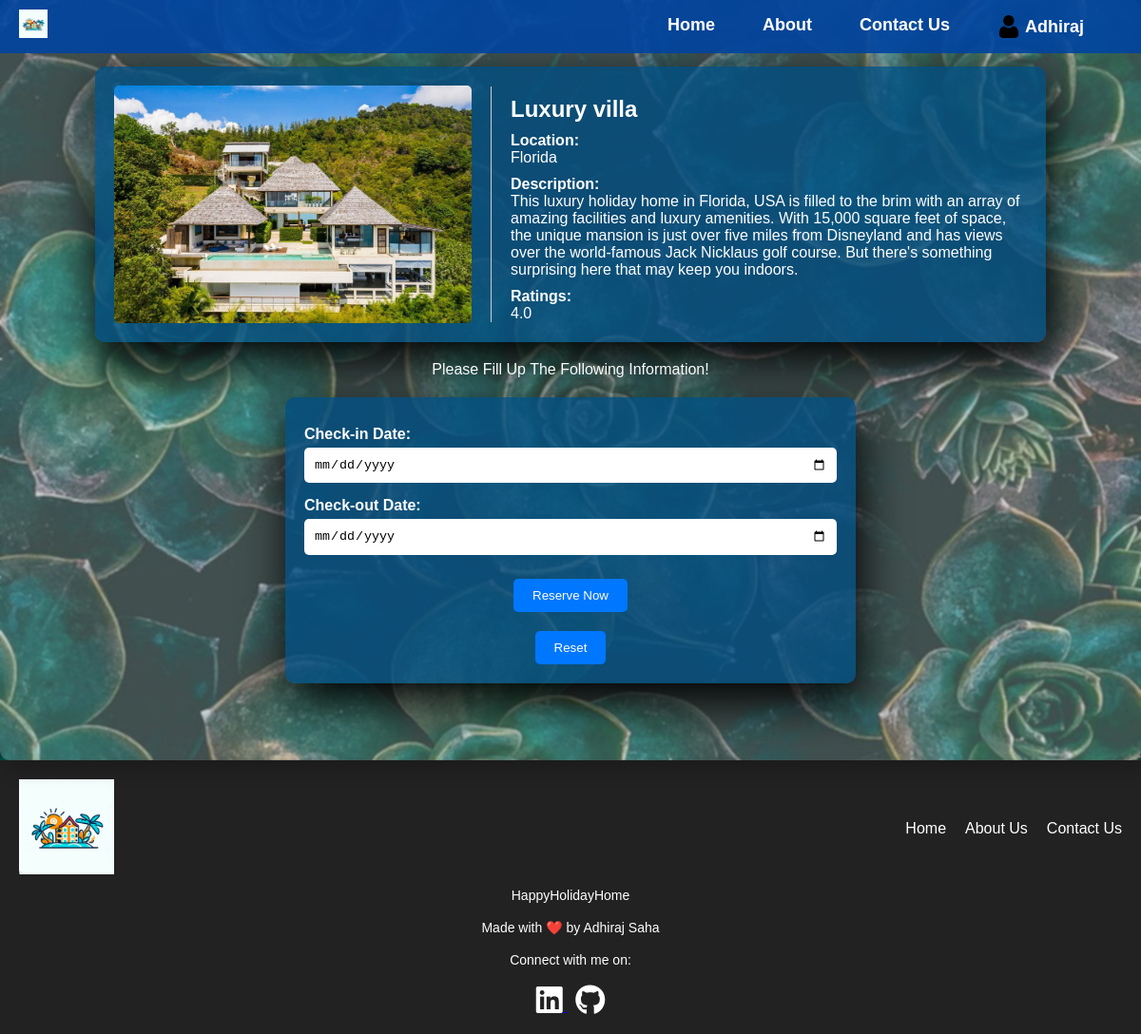
Page /users/reserve.php?home_id=1 (signed in) on the committed database.
### tables this page shows
CREATE TABLE `holiday_homes` (
  `home_id` int(255) NOT NULL,
  `name` varchar(255) NOT NULL,
  `location` varchar(255) NOT NULL,
  `availability_status` varchar(255) NOT NULL,
  `description` text NOT NULL,
  `rating` decimal(10,1) NOT NULL,
  `image_path` varchar(255) NOT NULL,
  `price` decimal(10,2) NOT NULL
);

### users/reserve.php (the view, shortened to what this page needs)
<?php
include("../inc/db.php");
$reservationError = "";
$selectedHome = null;
if (isset($_GET['home_id'])) {
    $homeId = $_GET['home_id'];
    $query = "SELECT * FROM holiday_homes WHERE home_id = $homeId";
    $result = $con->query($query);
    if ($result && $result->num_rows > 0) {
        $selectedHome = $result->fetch_assoc();
    } else {
        $reservationError = "Selected home not found.";
    }
}
$checkIn = isset($_GET['checkIn']) ? $_GET['checkIn'] : "";
$checkOut = isset($_GET['checkOut']) ? $_GET['checkOut'] : "";
?>
<!DOCTYPE html>
<html lang="en">
<head>
    <link rel="stylesheet" href="https://cdnjs.cloudflare.com/ajax/libs/font-awesome/6.0.0-beta3/css/all.min.css">
    <link rel="stylesheet" href="../assets/css/reserve.css">
    <link rel="stylesheet" href="../assets/css/header.css">
    <link rel="stylesheet" href="../assets/css/footer.css">
    <link rel="stylesheet" href="../assets/css/responsive.css">
</head>
<body>
    <?php include("../inc/header.php"); ?>
    <div class="container">
    <?php
    if ($selectedHome) {
        echo "<div class='holiday-home'>";
        echo "<img src='{$selectedHome['image_path']}' alt='{$selectedHome['name']}' class='home-image'>";
        echo "<div class='holiday-details'>";
        echo "<h2>{$selectedHome['name']}</h2>";
        echo "<p class='label'>Location:</p>";
        echo "<p>{$selectedHome['location']}</p>";
        echo "<p class='label'>Description:</p>";
        echo "<p>{$selectedHome['description']}</p>";
        echo "<p class='label'>Ratings:</p>";
        echo "<p>{$selectedHome['rating']}</p>";
        echo "</div>";
        echo "</div>";
        echo "<p class='success'>Please Fill Up The Following Information!</p>";
        echo "<form method='post' action=''>";
        echo "<label for='checkIn'>Check-in Date:</label>";
        echo "<input type='date' name='checkIn' required value='$checkIn'>";
        echo "<label for='checkOut'>Check-out Date:</label>";
        echo "<input type='date' name='checkOut' required value='$checkOut'>";
        echo "<button type='submit' class='btn'>Reserve Now</button>";
        echo "<button type='reset' class='btn'>Reset</button>";
        echo "</form>";
    } elseif ($reservationError) {
        echo "<p class='error'>$reservationError</p>";
    } else {
        echo "<p>No home selected.</p>";
    }
        ?>
    </div>
    <?php include("../inc/footer.php"); ?>
</body>
</html>

### assets/css/reserve.css (style rules this page uses)
* { margin: 0; padding: 0; box-sizing: border-box; }
body { font-family: Arial, sans-serif; margin: 0; background: url('../img/search-bg.jpg') center/cover no-repeat; color: white; background-size: cover; position: relative; }
.container { display: flex; flex-direction: column; align-items: center; min-height: 100vh; padding: 50px; text-align: center; border-radius: 10px; margin: 0 auto; background: rgba(255, 255, 255, 0.2); box-shadow: 5px 10px 20px rgba(0, 0, 0, 0.2); backdrop-filter: blur(1px); }
.holiday-home { display: flex; align-items: center; width: 100%; max-width: 1000px; margin: 20px auto; padding: 20px; background: rgba(0, 77, 128, 0.8); border-radius: 10px; box-shadow: 5px 20px 50px #000; }
.home-image { max-width: 50%; max-height: 250px; width: auto; border-radius: 5px; margin-right: 20px; }
.holiday-details { flex: 1; text-align: left; border-left: 1px solid #ccc; padding-left: 20px; }
form { display: flex; flex-direction: column; align-items: center; width: 100%; max-width: 600px; margin-top: 20px; padding: 20px; background: rgba(0, 77, 128, 0.8); border-radius: 10px; box-shadow: 5px 20px 50px #000; }
form label { font-weight: bold; margin-top: 10px; color: white; text-align: left; width: 100%; }
form input[type="date"] { width: 100%; padding: 10px; margin: 5px 0; border: none; border-radius: 5px; }
form button { display: inline-block; margin-top: 20px; padding: 10px 20px; background-color: #0077ff; color: white; text-decoration: none; border-radius: 5px; border: none; cursor: pointer; }
h2 { font-size: 1.5em; margin: 10px 0; color: white; }
.label { font-weight: bold; margin-top: 10px; color: white; }
p { color: white; }

### rows in the picture
holiday_homes: image_path (picture), name "Luxury villa", location "Florida", description "This luxury holiday home in Florida, USA is filled to the brim with an array of amazing facilities and luxury amenities. With 15,000 square feet of space, the unique mansion is just over five miles from Disneyland and has views over the world-famous Jack Nicklaus golf course. But there's something surprising here that may keep you indoors.", rating "4.0"

### other values in the picture
$_SESSION['name'] "Adhiraj"
